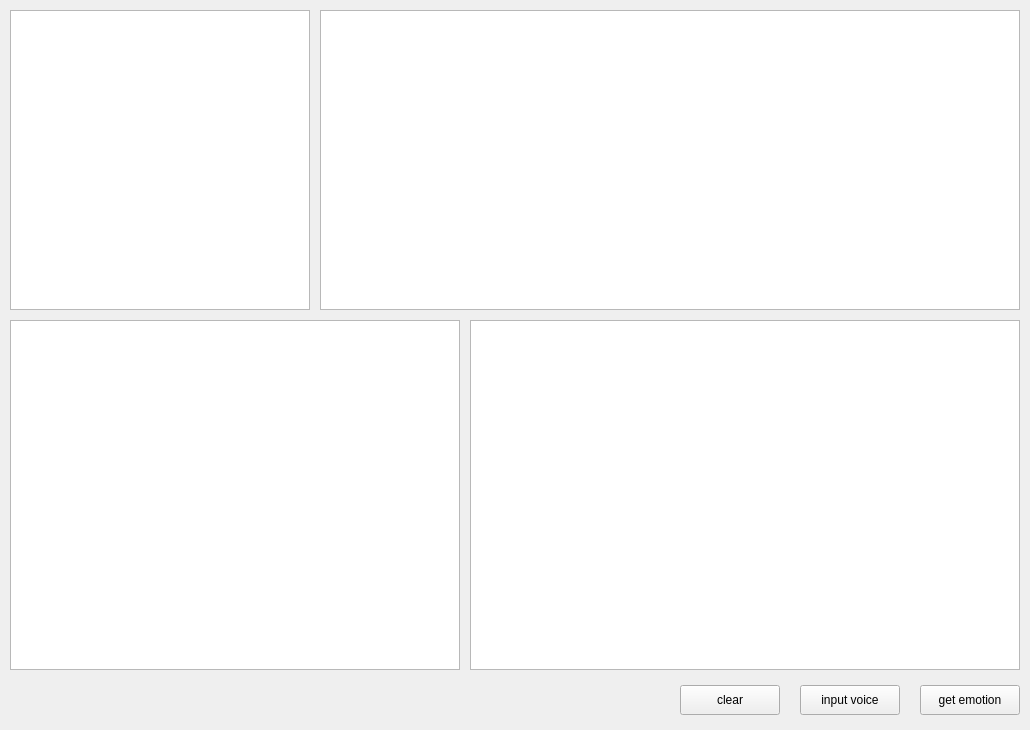
<?xml version="1.0" encoding="UTF-8"?>
<ui version="4.0">
 <class>Widget</class>
 <widget class="QWidget" name="Widget">
  <property name="geometry">
   <rect>
    <x>0</x>
    <y>0</y>
    <width>1030</width>
    <height>730</height>
   </rect>
  </property>
  <property name="windowTitle">
   <string>SmartClass Cognitive Services</string>
  </property>
  <widget class="QGraphicsView" name="linerchart">
   <property name="geometry">
    <rect>
     <x>320</x>
     <y>10</y>
     <width>700</width>
     <height>300</height>
    </rect>
   </property>
  </widget>
  <widget class="QGraphicsView" name="pic">
   <property name="geometry">
    <rect>
     <x>10</x>
     <y>10</y>
     <width>300</width>
     <height>300</height>
    </rect>
   </property>
  </widget>
  <widget class="QGraphicsView" name="piechart">
   <property name="geometry">
    <rect>
     <x>10</x>
     <y>320</y>
     <width>450</width>
     <height>350</height>
    </rect>
   </property>
  </widget>
  <widget class="QTextBrowser" name="textBrowser">
   <property name="geometry">
    <rect>
     <x>470</x>
     <y>320</y>
     <width>550</width>
     <height>350</height>
    </rect>
   </property>
  </widget>
  <widget class="QPushButton" name="getEmotionButton">
   <property name="geometry">
    <rect>
     <x>920</x>
     <y>685</y>
     <width>100</width>
     <height>30</height>
    </rect>
   </property>
   <property name="sizePolicy">
    <sizepolicy hsizetype="Expanding" vsizetype="Expanding">
     <horstretch>0</horstretch>
     <verstretch>0</verstretch>
    </sizepolicy>
   </property>
   <property name="text">
    <string>get emotion</string>
   </property>
  </widget>
  <widget class="QPushButton" name="speechButton">
   <property name="geometry">
    <rect>
     <x>800</x>
     <y>685</y>
     <width>100</width>
     <height>30</height>
    </rect>
   </property>
   <property name="sizePolicy">
    <sizepolicy hsizetype="Expanding" vsizetype="Expanding">
     <horstretch>0</horstretch>
     <verstretch>0</verstretch>
    </sizepolicy>
   </property>
   <property name="text">
    <string>input voice</string>
   </property>
  </widget>
  <widget class="QPushButton" name="clearButton">
   <property name="geometry">
    <rect>
     <x>680</x>
     <y>685</y>
     <width>100</width>
     <height>30</height>
    </rect>
   </property>
   <property name="text">
    <string>clear</string>
   </property>
  </widget>
 </widget>
 <layoutdefault spacing="6" margin="11"/>
 <resources/>
 <connections/>
</ui>
